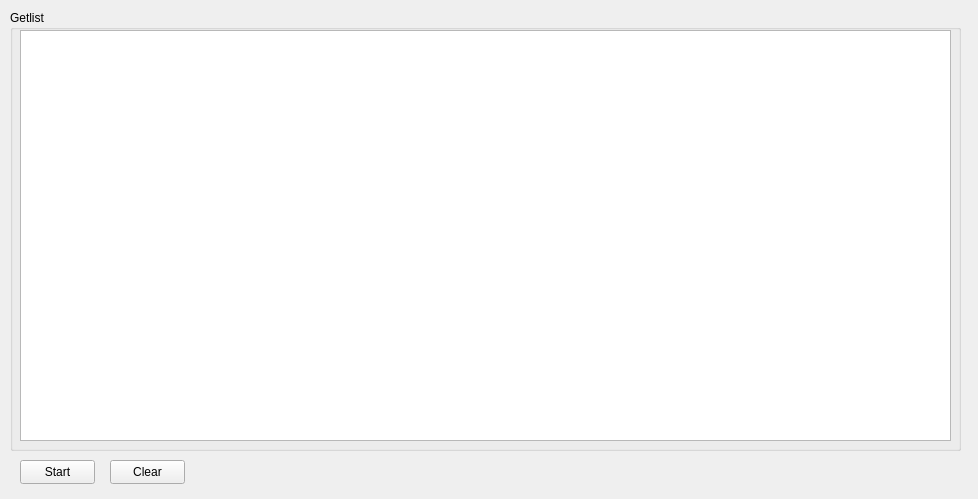
<?xml version="1.0" encoding="UTF-8"?>
<ui version="4.0">
 <class>Form</class>
 <widget class="QWidget" name="Form">
  <property name="geometry">
   <rect>
    <x>0</x>
    <y>0</y>
    <width>978</width>
    <height>499</height>
   </rect>
  </property>
  <property name="windowTitle">
   <string>Form</string>
  </property>
  <widget class="QGroupBox" name="groupBox">
   <property name="geometry">
    <rect>
     <x>10</x>
     <y>10</y>
     <width>951</width>
     <height>441</height>
    </rect>
   </property>
   <property name="title">
    <string>Getlist</string>
   </property>
   <widget class="QTableWidget" name="tableWidget">
    <property name="geometry">
     <rect>
      <x>10</x>
      <y>20</y>
      <width>931</width>
      <height>411</height>
     </rect>
    </property>
   </widget>
  </widget>
  <widget class="QPushButton" name="pushButton_2">
   <property name="geometry">
    <rect>
     <x>20</x>
     <y>460</y>
     <width>75</width>
     <height>24</height>
    </rect>
   </property>
   <property name="text">
    <string>Start</string>
   </property>
  </widget>
  <widget class="QPushButton" name="pushButton">
   <property name="geometry">
    <rect>
     <x>110</x>
     <y>460</y>
     <width>75</width>
     <height>24</height>
    </rect>
   </property>
   <property name="text">
    <string>Clear</string>
   </property>
  </widget>
 </widget>
 <resources/>
 <connections/>
</ui>
